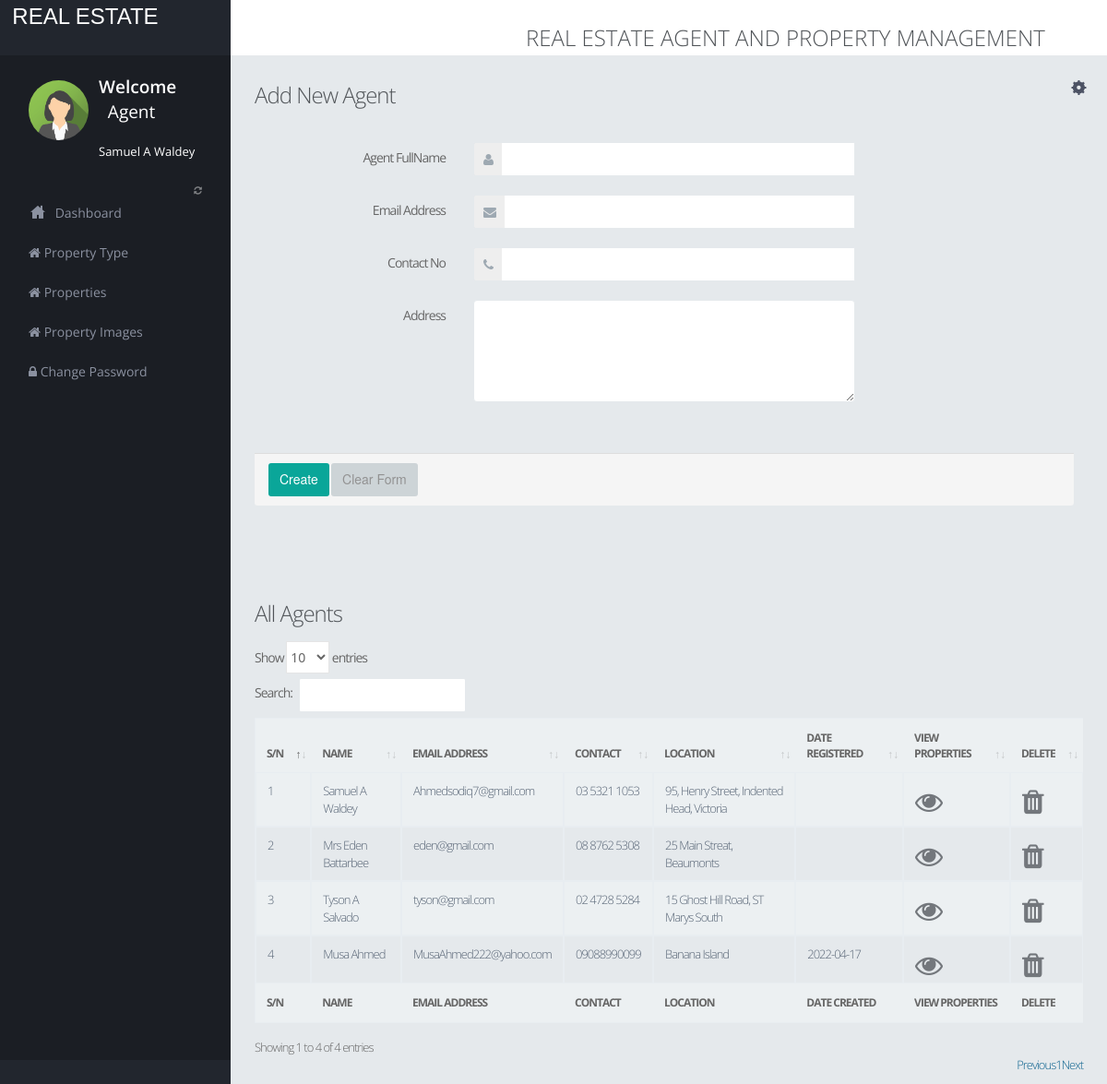
The page /agent/agents.php (signed in) on the database its author committed.
### tables this page shows
CREATE TABLE `agent` (
  `agent_id` int(10) NOT NULL,
  `agent_name` varchar(150) NOT NULL,
  `agent_address` varchar(250) NOT NULL,
  `agent_contact` varchar(20) NOT NULL,
  `agent_email` varchar(25) NOT NULL,
  `agent_password` varchar(50) DEFAULT NULL,
  `dateRegistered` varchar(255) DEFAULT NULL
);

### agent/agents.php (the view, shortened to what this page needs)
<?php
include("dbconnection.php");
?>
<!DOCTYPE html>
<html>
<head>
<link href="assets/plugins/pace/pace-theme-flash.css" rel="stylesheet" type="text/css" media="screen"/>
<link href="assets/plugins/boostrapv3/css/bootstrap.min.css" rel="stylesheet" type="text/css"/>
<link href="assets/plugins/boostrapv3/css/bootstrap-theme.min.css" rel="stylesheet" type="text/css"/>
<link href="assets/plugins/font-awesome/css/font-awesome.css" rel="stylesheet" type="text/css"/>
<link href="assets/css/animate.min.css" rel="stylesheet" type="text/css"/>
<link href="assets/plugins/jquery-scrollbar/jquery.scrollbar.css" rel="stylesheet" type="text/css"/>
<link href="assets/css/style.css" rel="stylesheet" type="text/css"/>
<link href="assets/css/responsive.css" rel="stylesheet" type="text/css"/>
<link href="assets/css/custom-icon-set.css" rel="stylesheet" type="text/css"/>
<link href="assets/css/dataTables.bootstrap4.min.css" rel="stylesheet">
</head>
<body class="">
<?php include("header.php");?>
<div class="page-container row-fluid">
	<?php include("leftbar.php");?>
  </div>
  </div>
   <div class="footer-widget">
  </div>
  <div class="page-content">
    <div class="content">
		<div class="page-title">
			<h3>Add New Agent</h3>
      <div class="row">
        <div class="col-lg-12">
          <form class="form-horizontal" name="form1" method="post" action="">
            <div class="panel panel-default">
              <div class="panel-body">
                <div class="form-group">
                  <label class="col-md-3 col-xs-12 control-label">Agent FullName</label>
                  <div class="col-md-6 col-xs-12">
                    <div class="input-group">
                      <span class="input-group-addon"><span class="fa fa-user"></span></span>
                      <input type="text" name="agent_name" id="" value="" required class="form-control"/>
                    </div>
                  </div>
                </div>
                <div class="form-group">
                  <label class="col-md-3 col-xs-12 control-label">Email Address</label>
                  <div class="col-md-6 col-xs-12">
                    <div class="input-group">
                      <span class="input-group-addon"><span class="fa fa-envelope"></span></span>
                      <input type="email" name="agent_email" id="" value="" required class="form-control"/>
                    </div>
                  </div>
                </div>
                <div class="form-group">
                  <label class="col-md-3 col-xs-12 control-label">Contact No</label>
                  <div class="col-md-6 col-xs-12">
                    <div class="input-group">
                      <span class="input-group-addon"><span class="fa fa-phone"></span></span>
                      <input type="text" name="agent_contact" id="" value="" required class="form-control"/>
                    </div>
                  </div>
                </div>
                <div class="form-group">
                  <label class="col-md-3 col-xs-12 control-label">Address</label>
                  <div class="col-md-6 col-xs-12">
                    <textarea name="agent_address" required class="form-control" rows="5"></textarea>
                  </div>
                </div>
              </div>
              </div>
              <div class="panel-footer">
              <input type="submit" value="Create" name="create" class="btn btn-primary pull-centre">
                <button disabled class="btn btn-default">Clear Form</button>
              </div>
            </div>
        </div>
      </div>
		</div>
    <div class="content">
		<div class="page-title">
			<h3>All Agents</h3>
      <div class="row">
        <div class="col-lg-12">
        <table id="example" class="table table-striped table-bordered" style="width:100%">
          <thead>
              <tr>
                  <th>S/N</th>
                  <th>Name</th>
                  <th>Email Address</th>
                  <th>Contact</th>
                  <th>Location</th>
                  <th>Date Registered</th>
                  <th>View Properties</th>
                  <th>Delete</th>
              </tr>
          </thead>
          <tbody>
          <?php
              $cnt = 1;
              $que=mysqli_query($con,"SELECT * from agent");
              while ($row=mysqli_fetch_array($que)) {
              ?>
              <tr>
                  <td><?php echo $cnt;?></td>
                  <td><?php echo $row['agent_name'];?></td>
                  <td><?php echo $row['agent_email'];?></td>
                  <td><?php echo $row['agent_contact'];?></td>
                  <td><?php echo $row['agent_address'];?></td>
                  <td><?php echo $row['dateRegistered'];?></td>
                  <td><a href="agentsProperty.php?agent_id=<?php echo $row['agent_id'];?>" ><i class="fa fa-eye"></i></a></td>
                  <td><a href="?delid=<?php echo $row['agent_id'];?>" onclick="return confirm('Are you sure you want to delete this Agent?');"><i class="fa fa-trash"></i></a></td>
              </tr>
              <?php
                  $cnt=$cnt+1;
              }
          ?>
          </tbody>
              <tfoot>
                  <tr>
                    <th>S/N</th>
                    <th>Name</th>
                    <th>Email Address</th>
                    <th>Contact</th>
                    <th>Location</th>
                    <th>Date Created</th>
                    <th>View Properties</th>
                    <th>Delete</th>
                  </tr>
          </tfoot>
        </table>
        </div>
      </div>
		</div>
    </div>
  </div>
 </div>
</body>
</html>

### agent/leftbar.php
<div class="page-sidebar" id="main-menu">
  <div class="page-sidebar-wrapper scrollbar-dynamic" id="main-menu-wrapper">
    <div class="user-info-wrapper">
      <div class="profile-wrapper"> <img src="assets/img/others/avatarF.png"  alt=""  width="69" height="69" /> </div>
      <div class="user-info">
        <div class="greeting">Welcome</div>
        <div class="username">&nbsp;&nbsp;Agent</div><br>
        <?php
          $qer=mysqli_query($con,"SELECT * FROM agent WHERE agent_id='".$_SESSION['id']."'");
          $cnt=mysqli_fetch_array($qer);
          if($cnt>0)
          {
            echo $cnt['agent_name'];
          }
        ?>
      </div>
    </div>
    <p class="menu-title"> <span class="pull-right"><a href="javascript:;"><i class="fa fa-refresh"></i></a></span></p>
  <ul>
    <li class="start"> <a href="home.php"><i class="icon-custom-home"></i> <span class="title">Dashboard</span></a>
    </li>
    <li><a href="propertyType.php"><span class="fa fa-home"></span> Property Type</a></li>
    <li><a href="properties.php"><span class="fa fa-home"></span> Properties</a></li>
    <li><a href="property-images.php"><span class="fa fa-home"></span> Property Images</a></li>
    <li><a href="change-password.php"><span class="fa fa-lock"></span> Change Password</a></li>
  </ul>

### agent/assets/css/responsive.css (style rules this page uses)
@media (min-width: 980px) { .page-sidebar { display: inline-block; float: left; position: fixed; width: 250px; margin-top: 58px; padding-bottom: 105px; } }
@media (min-width: 980px) { .page-sidebar .page-sidebar-wrapper { display: inline-block; float: left; height: 100%; max-width: 250px; width: 100%; } }
@media (min-width: 980px) { .page-sidebar ul { width: 250px; } }
@media (min-width: 980px) { .page-content { margin-left: 250px; min-height: 100%; } }

### rows shown on the page
agent: agent_name "Samuel A Waldey", agent_email "Ahmedsodiq7@gmail.com", agent_contact "03 5321 1053", agent_address "95, Henry Street, Indented Head, Victoria"
agent: agent_name "Mrs Eden Battarbee", agent_email "eden@gmail.com", agent_contact "08 8762 5308", agent_address "25 Main Streat, Beaumonts"
agent: agent_name "Tyson A Salvado", agent_email "tyson@gmail.com", agent_contact "02 4728 5284", agent_address "15 Ghost Hill Road, ST Marys South"
agent: agent_name "Musa Ahmed", agent_email "MusaAhmed222@yahoo.com", agent_contact "09088990099", agent_address "Banana Island", dateRegistered "2022-04-17"
